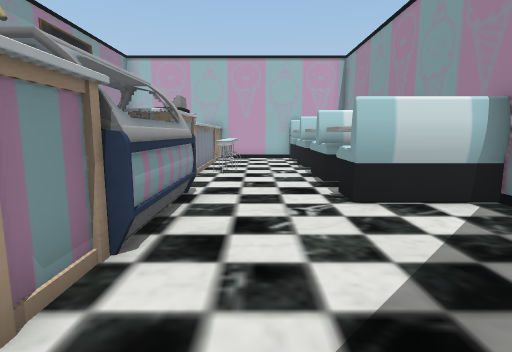
[1] (above)

12 first-person views from a walk through a Unity game level. The camera is 1.3 m above the floor, tilts 8° down and sees 80° across. The floor is counted in squares, 1 m on a side. Each view is taken from the middle of a square. On the plan, view 1 faces up. The plan holds only what a view shows up to about 14 squares ahead; the rest is blank.

[2]
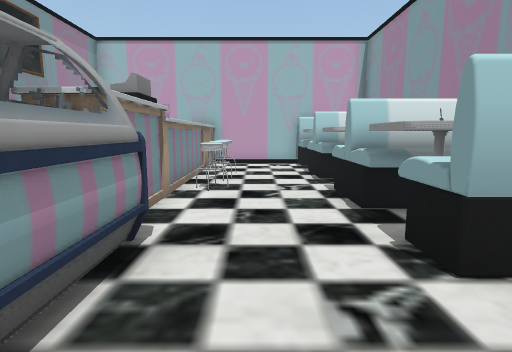

[3]
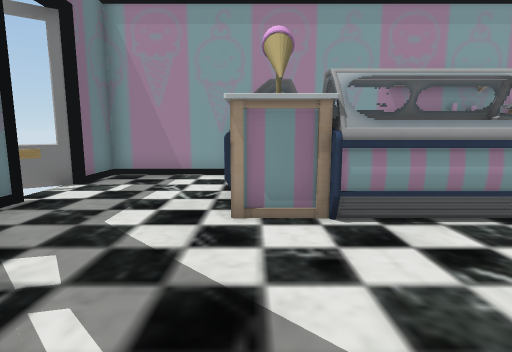

[4]
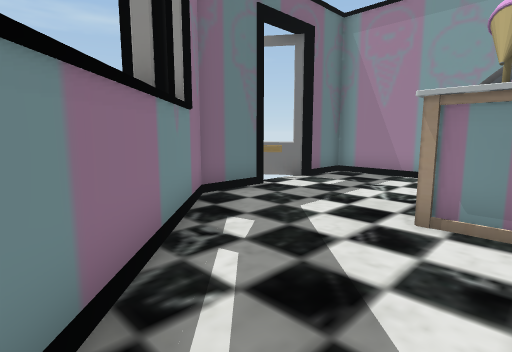

[5]
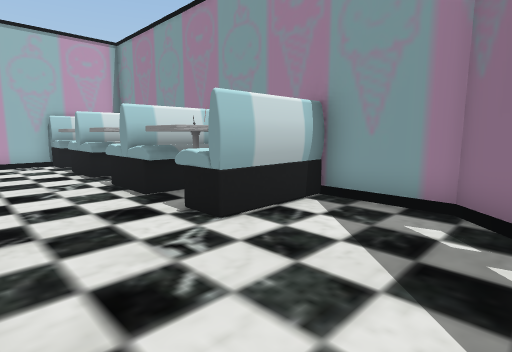

[6]
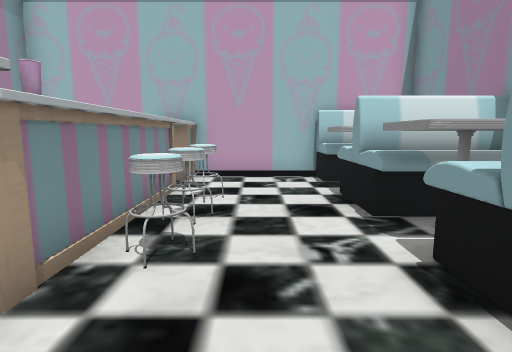

[7]
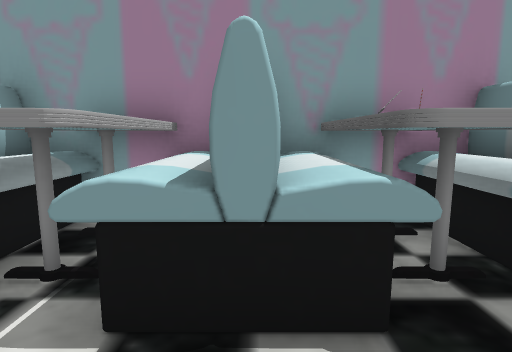

[8]
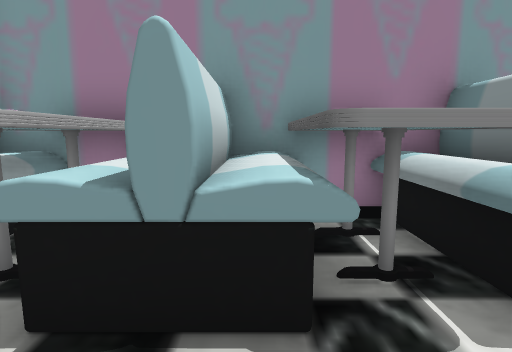

[9]
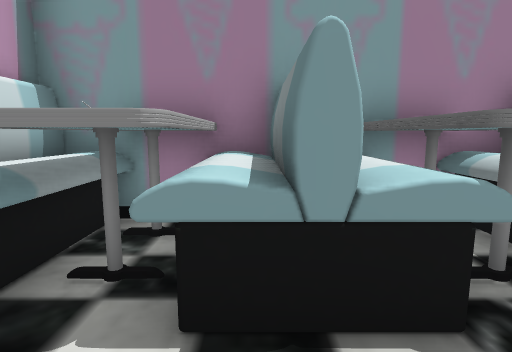

[10]
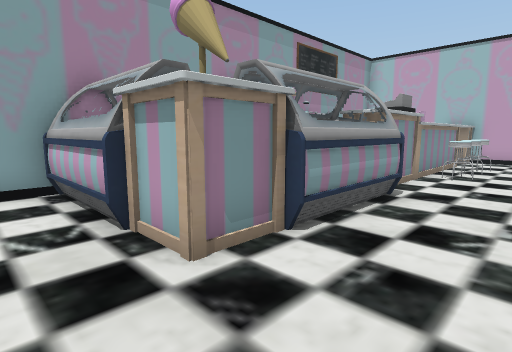

[11]
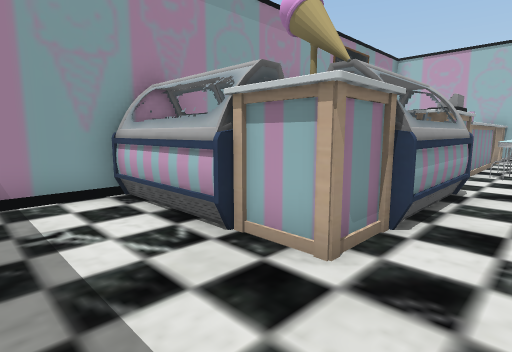

[12]
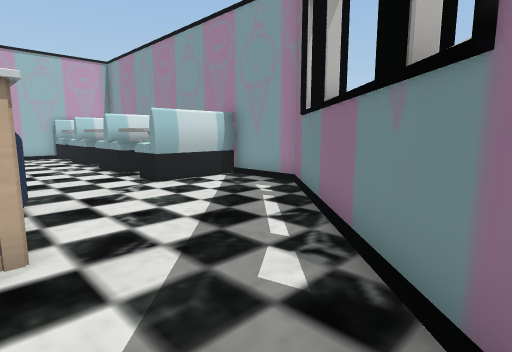

### Floor plan
Key: @ floor where view 1 was taken; # wall or solid block; . floor; ^ raised ledge.
Columns run from 7 left of view 1 to 5 right of it. Each row starts with its distance up from view 1.
 16      ########
 15      #...^^^#
 14      #...^^^#
 13      ##..^^^#
 12      #^..^^^#
 11      ##..^^^#
 10      ##..^^^#
  9      #...####
  8      #...^^^#
  7      #...^^^#
  6      ##..^###
  5      ##.....#
  4      ##.....#
  3     ##.....##
  2 ######.....#
  1 #.........##
  0 #......@.##
 -1 #.......##
 -2 #......##
 -3 #### ###

Where each view was taken, in squares from view 1:
view 1: 0 up, 0 right, facing up
view 2: 3 up, 0 right, facing up
view 3: 2 up, 3 right, facing left
view 4: 3 up, 3 right, facing down-left
view 5: 2 up, 1 left, facing up-right
view 6: 7 up, 0 right, facing up
view 7: 9 up, 0 right, facing right
view 8: 12 up, 0 right, facing right
view 9: 13 up, 0 right, facing right
view 10: 0 up, 1 right, facing up-left
view 11: 1 down, 0 right, facing up-left
view 12: 2 down, 2 left, facing up-right
